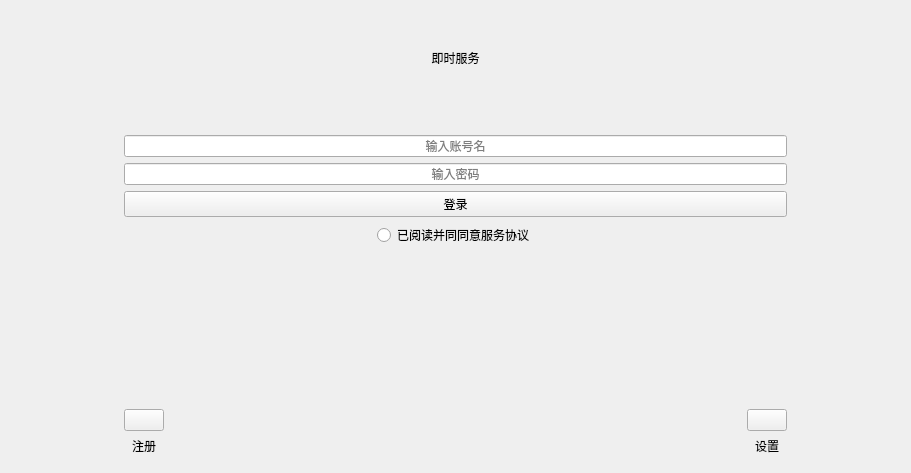
<?xml version="1.0" encoding="UTF-8"?>
<ui version="4.0">
 <class>CBALoginWidget</class>
 <widget class="QMainWindow" name="CBALoginWidget">
  <property name="geometry">
   <rect>
    <x>0</x>
    <y>0</y>
    <width>911</width>
    <height>473</height>
   </rect>
  </property>
  <property name="windowTitle">
   <string>MainWindow</string>
  </property>
  <widget class="QWidget" name="centralwidget">
   <layout class="QGridLayout" name="gridLayout_3">
    <item row="0" column="0">
     <widget class="QLabel" name="label_3">
      <property name="minimumSize">
       <size>
        <width>100</width>
        <height>0</height>
       </size>
      </property>
      <property name="text">
       <string/>
      </property>
     </widget>
    </item>
    <item row="0" column="1">
     <widget class="QWidget" name="widget" native="true">
      <property name="sizePolicy">
       <sizepolicy hsizetype="Expanding" vsizetype="Preferred">
        <horstretch>0</horstretch>
        <verstretch>0</verstretch>
       </sizepolicy>
      </property>
      <property name="minimumSize">
       <size>
        <width>0</width>
        <height>0</height>
       </size>
      </property>
      <property name="maximumSize">
       <size>
        <width>1000</width>
        <height>16777215</height>
       </size>
      </property>
      <layout class="QGridLayout" name="gridLayout">
       <item row="1" column="0">
        <layout class="QVBoxLayout" name="verticalLayout" stretch="1,0,2,0,0,0,0,5,0">
         <item>
          <spacer name="verticalSpacer">
           <property name="orientation">
            <enum>Qt::Vertical</enum>
           </property>
           <property name="sizeType">
            <enum>QSizePolicy::Expanding</enum>
           </property>
           <property name="sizeHint" stdset="0">
            <size>
             <width>20</width>
             <height>28</height>
            </size>
           </property>
          </spacer>
         </item>
         <item>
          <widget class="QLabel" name="label">
           <property name="text">
            <string>即时服务</string>
           </property>
           <property name="alignment">
            <set>Qt::AlignCenter</set>
           </property>
          </widget>
         </item>
         <item>
          <spacer name="verticalSpacer_2">
           <property name="orientation">
            <enum>Qt::Vertical</enum>
           </property>
           <property name="sizeType">
            <enum>QSizePolicy::Expanding</enum>
           </property>
           <property name="sizeHint" stdset="0">
            <size>
             <width>20</width>
             <height>40</height>
            </size>
           </property>
          </spacer>
         </item>
         <item>
          <widget class="QLineEdit" name="userName">
           <property name="text">
            <string/>
           </property>
           <property name="alignment">
            <set>Qt::AlignCenter</set>
           </property>
           <property name="placeholderText">
            <string>输入账号名</string>
           </property>
          </widget>
         </item>
         <item>
          <widget class="QLineEdit" name="password">
           <property name="text">
            <string/>
           </property>
           <property name="echoMode">
            <enum>QLineEdit::PasswordEchoOnEdit</enum>
           </property>
           <property name="alignment">
            <set>Qt::AlignCenter</set>
           </property>
           <property name="placeholderText">
            <string>输入密码</string>
           </property>
          </widget>
         </item>
         <item>
          <widget class="QPushButton" name="loginBtn">
           <property name="text">
            <string>登录</string>
           </property>
          </widget>
         </item>
         <item>
          <layout class="QHBoxLayout" name="horizontalLayout">
           <item>
            <spacer name="horizontalSpacer_3">
             <property name="orientation">
              <enum>Qt::Horizontal</enum>
             </property>
             <property name="sizeType">
              <enum>QSizePolicy::Preferred</enum>
             </property>
             <property name="sizeHint" stdset="0">
              <size>
               <width>40</width>
               <height>20</height>
              </size>
             </property>
            </spacer>
           </item>
           <item>
            <widget class="QRadioButton" name="radioButton">
             <property name="sizePolicy">
              <sizepolicy hsizetype="Fixed" vsizetype="Fixed">
               <horstretch>0</horstretch>
               <verstretch>0</verstretch>
              </sizepolicy>
             </property>
             <property name="text">
              <string>已阅读并同同意服务协议</string>
             </property>
            </widget>
           </item>
           <item>
            <spacer name="horizontalSpacer_4">
             <property name="orientation">
              <enum>Qt::Horizontal</enum>
             </property>
             <property name="sizeType">
              <enum>QSizePolicy::Preferred</enum>
             </property>
             <property name="sizeHint" stdset="0">
              <size>
               <width>40</width>
               <height>20</height>
              </size>
             </property>
            </spacer>
           </item>
          </layout>
         </item>
         <item>
          <spacer name="verticalSpacer_3">
           <property name="orientation">
            <enum>Qt::Vertical</enum>
           </property>
           <property name="sizeHint" stdset="0">
            <size>
             <width>20</width>
             <height>40</height>
            </size>
           </property>
          </spacer>
         </item>
         <item>
          <layout class="QGridLayout" name="gridLayout_2">
           <item row="1" column="0">
            <widget class="QPushButton" name="regBtn">
             <property name="text">
              <string/>
             </property>
            </widget>
           </item>
           <item row="1" column="1">
            <spacer name="horizontalSpacer">
             <property name="orientation">
              <enum>Qt::Horizontal</enum>
             </property>
             <property name="sizeType">
              <enum>QSizePolicy::Expanding</enum>
             </property>
             <property name="sizeHint" stdset="0">
              <size>
               <width>40</width>
               <height>20</height>
              </size>
             </property>
            </spacer>
           </item>
           <item row="1" column="2">
            <widget class="QPushButton" name="settingBtn">
             <property name="text">
              <string/>
             </property>
            </widget>
           </item>
           <item row="2" column="0">
            <widget class="QLabel" name="label_5">
             <property name="text">
              <string>注册</string>
             </property>
             <property name="alignment">
              <set>Qt::AlignCenter</set>
             </property>
            </widget>
           </item>
           <item row="2" column="2">
            <widget class="QLabel" name="label_7">
             <property name="text">
              <string>设置</string>
             </property>
             <property name="alignment">
              <set>Qt::AlignCenter</set>
             </property>
            </widget>
           </item>
          </layout>
         </item>
        </layout>
       </item>
      </layout>
     </widget>
    </item>
    <item row="0" column="2">
     <widget class="QLabel" name="label_2">
      <property name="minimumSize">
       <size>
        <width>100</width>
        <height>0</height>
       </size>
      </property>
      <property name="text">
       <string/>
      </property>
     </widget>
    </item>
   </layout>
  </widget>
 </widget>
 <resources/>
 <connections/>
</ui>
